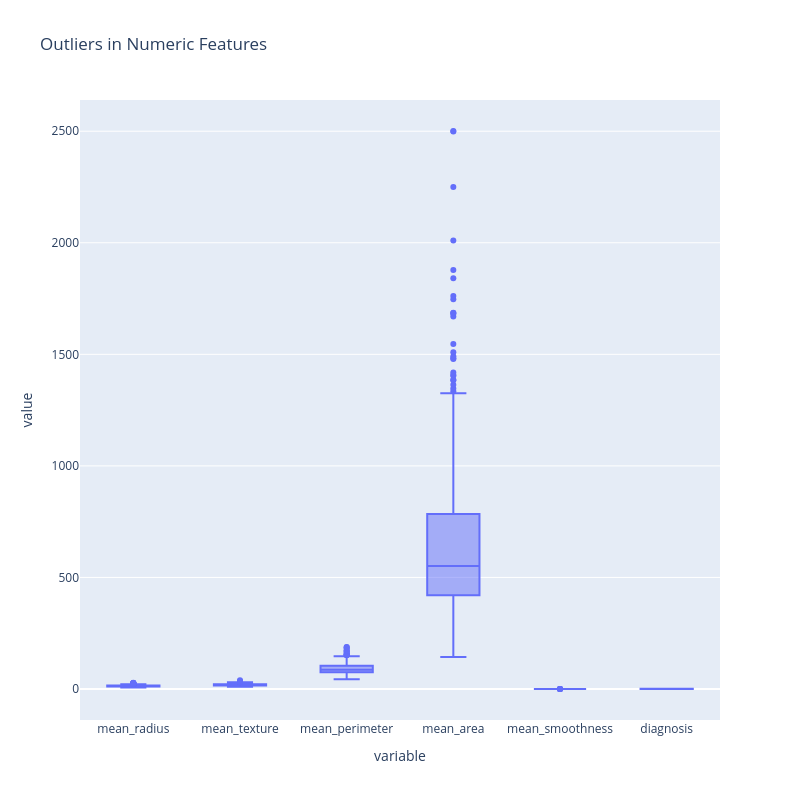

Notebook cell for this chart:
### Code cell
fig = px.box(df.melt(),x ="variable",y ="value",title="Outliers in Numeric Features")
fig.update_layout( width = 800, height = 800)
fig.show()

### Figure 1 — Plotly figure (JSON) as saved in the notebook; plotly's stock layout.template omitted (floating-point values rounded to 4 significant figures; data arrays with more than 128 entries replaced by an {"elided": "..."} marker saying what was removed)
{"data": [{"alignmentgroup": "True", "hovertemplate": "variable=%{x}<br>value=%{y}<extra></extra>", "legendgroup": "", "marker": {"color": "#636efa"}, "name": "", "notched": false, "offsetgroup": "", "orientation": "v", "showlegend": false, "type": "box", "x": {"elided": "3414 str values"}, "x0": " ", "xaxis": "x", "y": {"elided": "3414 float values"}, "y0": " ", "yaxis": "y"}], "layout": {"boxmode": "group", "height": 800, "legend": {"tracegroupgap": 0}, "title": {"text": "Outliers in Numeric Features"}, "width": 800, "xaxis": {"anchor": "y", "domain": [0, 1], "title": {"text": "variable"}}, "yaxis": {"anchor": "x", "domain": [0, 1], "title": {"text": "value"}}}}
